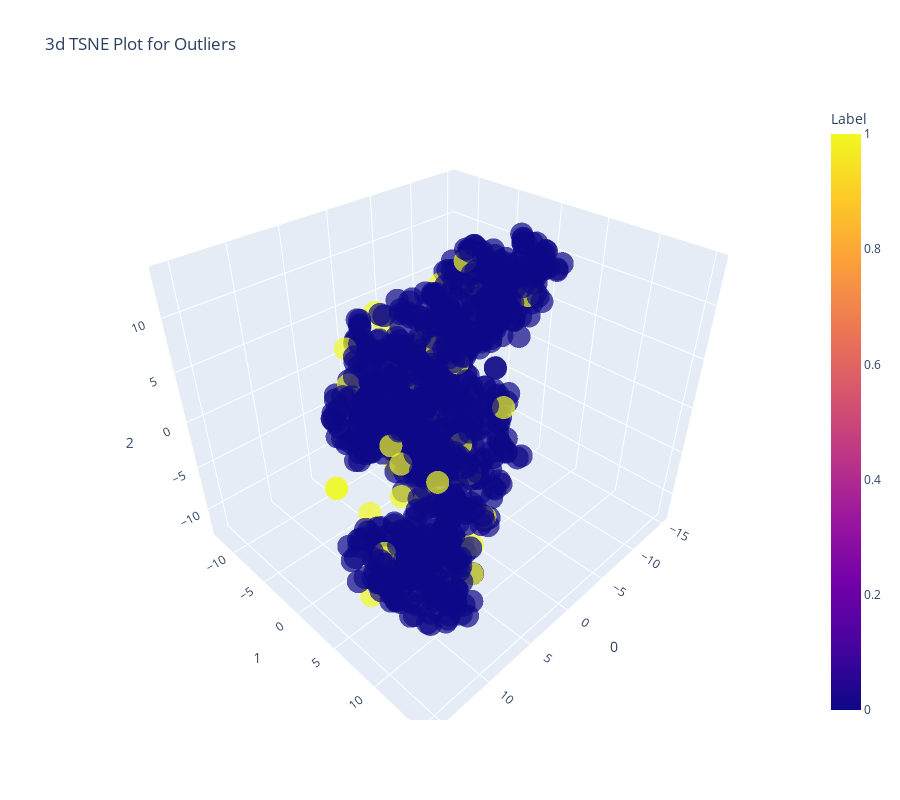

Notebook source saved alongside this figure:
### Code cell
ifr = create_model('iforest')
# plot a model
plot_model(ifr)

### Figure 1 — Plotly figure (JSON) as saved in the notebook; plotly's stock layout.template omitted (floating-point values rounded to 4 significant figures; data arrays with more than 128 entries replaced by an {"elided": "..."} marker saying what was removed)
{"data": [{"hovertemplate": "0=%{x}<br>1=%{y}<br>2=%{z}<br>Feature=%{customdata[0]}<br>Label=%{marker.color}", "showlegend": false, "legendgroup": "", "name": "", "customdata": {"elided": "1000x1 float values"}, "scene": "scene", "y": {"elided": "1000 float values"}, "hoverlabel": {"namelength": 0}, "mode": "markers", "marker": {"color": {"elided": "1000 int values"}, "opacity": 0.7, "symbol": "circle", "coloraxis": "coloraxis"}, "x": {"elided": "1000 float values"}, "z": {"elided": "1000 float values"}, "type": "scatter3d"}], "layout": {"title": {"text": "3d TSNE Plot for Outliers"}, "scene": {"domain": {"y": [0, 1], "x": [0, 1]}, "zaxis": {"title": {"text": "2"}}, "xaxis": {"title": {"text": "0"}}, "yaxis": {"title": {"text": "1"}}}, "height": 800, "width": 900, "legend": {"tracegroupgap": 0}, "coloraxis": {"colorbar": {"title": {"text": "Label"}}, "colorscale": [[0, "#0d0887"], [0.1111, "#46039f"], [0.2222, "#7201a8"], [0.3333, "#9c179e"], [0.4444, "#bd3786"], [0.5556, "#d8576b"], [0.6667, "#ed7953"], [0.7778, "#fb9f3a"], [0.8889, "#fdca26"], [1, "#f0f921"]]}}}
